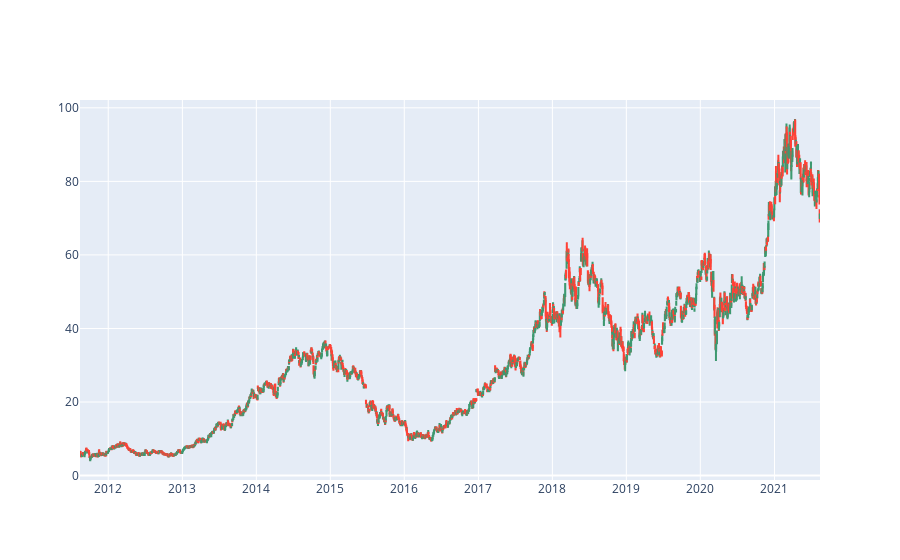

Source (notebook cell):
### Code cell
plot_price_history(stock_flat_df)

### Figure 1 — Plotly figure (JSON) as saved in the notebook; plotly's stock layout.template omitted (floating-point values rounded to 4 significant figures; data arrays with more than 128 entries replaced by an {"elided": "..."} marker saying what was removed)
{"data": [{"close": {"elided": "2517 float values"}, "high": {"elided": "2517 float values"}, "low": {"elided": "2517 float values"}, "open": {"elided": "2517 float values"}, "type": "candlestick", "x": {"elided": "2517 str values"}}], "layout": {"xaxis": {"rangeslider": {"visible": false}}}}
